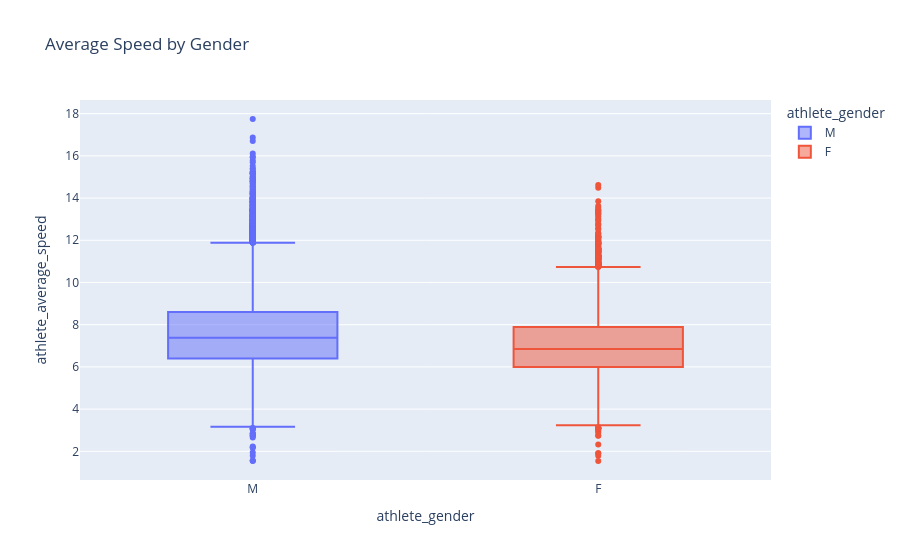

The cell this chart's notebook holds for it:
### Markdown cell above
#### Male vs Female Speed Comparison

### Code cell
fig = px.box(
    df3,
    x='athlete_gender',
    y='athlete_average_speed',
    color='athlete_gender',
    title='Average Speed by Gender'
)
fig.show()

### Figure 1 — Plotly figure (JSON) as saved in the notebook; plotly's stock layout.template omitted (floating-point values rounded to 4 significant figures; data arrays with more than 128 entries replaced by an {"elided": "..."} marker saying what was removed)
{"data": [{"alignmentgroup": "True", "hovertemplate": "athlete_gender=%{x}<br>athlete_average_speed=%{y}<extra></extra>", "legendgroup": "M", "marker": {"color": "#636efa"}, "name": "M", "notched": false, "offsetgroup": "M", "orientation": "v", "showlegend": true, "type": "box", "x": {"elided": "17520 str values"}, "x0": " ", "xaxis": "x", "y": {"elided": "17520 float values"}, "y0": " ", "yaxis": "y"}, {"alignmentgroup": "True", "hovertemplate": "athlete_gender=%{x}<br>athlete_average_speed=%{y}<extra></extra>", "legendgroup": "F", "marker": {"color": "#EF553B"}, "name": "F", "notched": false, "offsetgroup": "F", "orientation": "v", "showlegend": true, "type": "box", "x": {"elided": "8337 str values"}, "x0": " ", "xaxis": "x", "y": {"elided": "8337 float values"}, "y0": " ", "yaxis": "y"}], "layout": {"boxmode": "overlay", "legend": {"title": {"text": "athlete_gender"}, "tracegroupgap": 0}, "title": {"text": "Average Speed by Gender"}, "xaxis": {"anchor": "y", "categoryarray": ["M", "F"], "categoryorder": "array", "domain": [0, 1], "title": {"text": "athlete_gender"}}, "yaxis": {"anchor": "x", "domain": [0, 1], "title": {"text": "athlete_average_speed"}}}}
